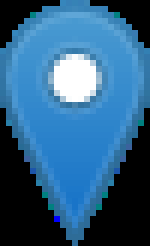
#> input picture front-end/assets/location-original.png, 25 x 41 px (shown 6 times larger)
$ python t.py
#> lines starting #> are read from the running program, lines starting #| are printed output that depends on the picture
import cv2 as cv

img = cv.imread("location-original.png")
#> img is the input picture: shape (41, 25, 3); mean B, G, R 132, 95.2, 46.8
cv.imwrite("location-original-bgr.png", cv.cvtColor(img, cv.COLOR_BGR2RGB))
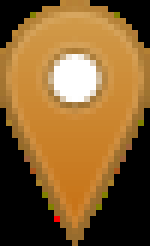
#> saved as location-original-bgr.png: shape (41, 25, 3) (shown 6 times larger); mean B, G, R 46.8, 95.2, 132

$ run again, with front-end/assets/home.png copied over front-end/assets/location-original.png
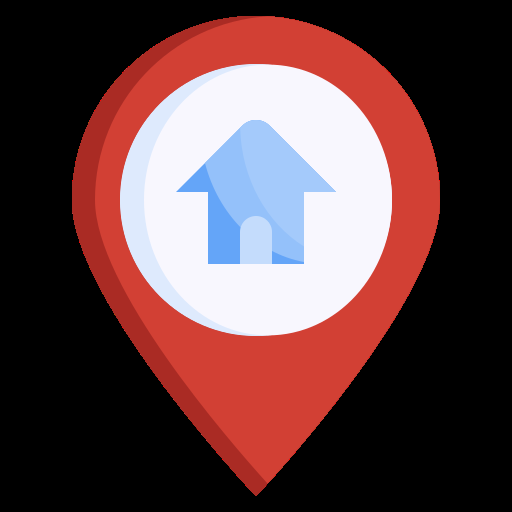
#> input picture front-end/assets/home.png, 512 x 512 px
#> img is the input picture: shape (512, 512, 3); mean B, G, R 68, 66.3, 97
#> `cv.imwrite("location-original-bgr.png", cv.cvtColor(img, cv.COLOR_BGR2..`:
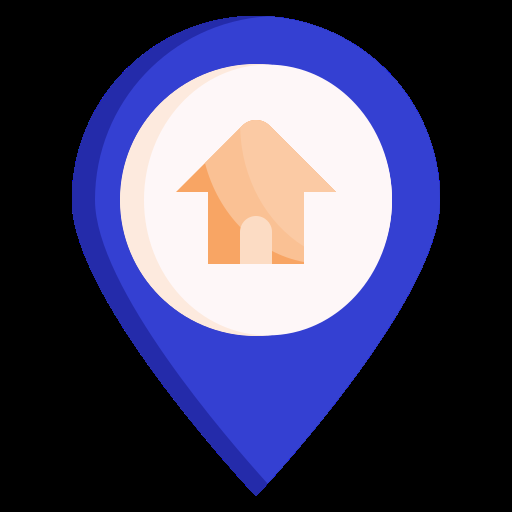
#> saved as location-original-bgr.png: shape (512, 512, 3); mean B, G, R 97, 66.3, 68
